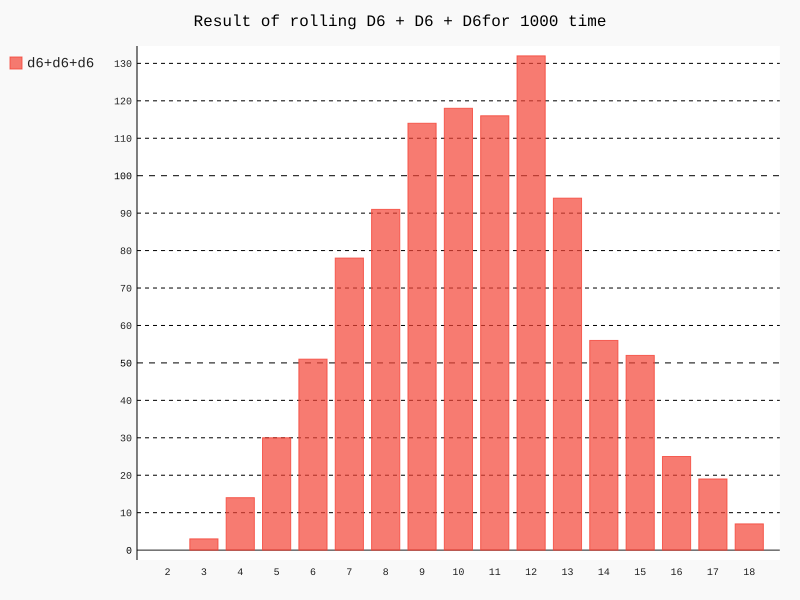

Generate this figure with Python:
# roll of three 6 sides


import pygal
from dieclass import Die

die_1=Die(6)
die_2=Die(6)
die_3=Die(6)

results=[]
for result in range(1000):
    result=die_1.roll()+die_2.roll()+die_3.roll()
    results.append(result)
print(results)

frequencies=[]
for i in range(2,die_1.numb_sides+die_2.numb_sides+die_3.numb_sides+1):
    frequency=results.count(i)
    frequencies.append(frequency)
print(frequencies)

hist=pygal.Bar()

hist.title=f'Result of rolling D{die_1.numb_sides} + D{die_2.numb_sides} + D{die_3.numb_sides}for {len(results)} time'
hist.x_labels=[str(x) for x in range(2,die_1.numb_sides+die_2.numb_sides+die_3.numb_sides+1)]
hist._x_title='result'
hist._y_title='frequncies of result'

hist.add(f'd{die_1.numb_sides}+d{die_2.numb_sides}+d{die_3.numb_sides}',frequencies)
hist.render_to_file('ex_1.8.svg')
